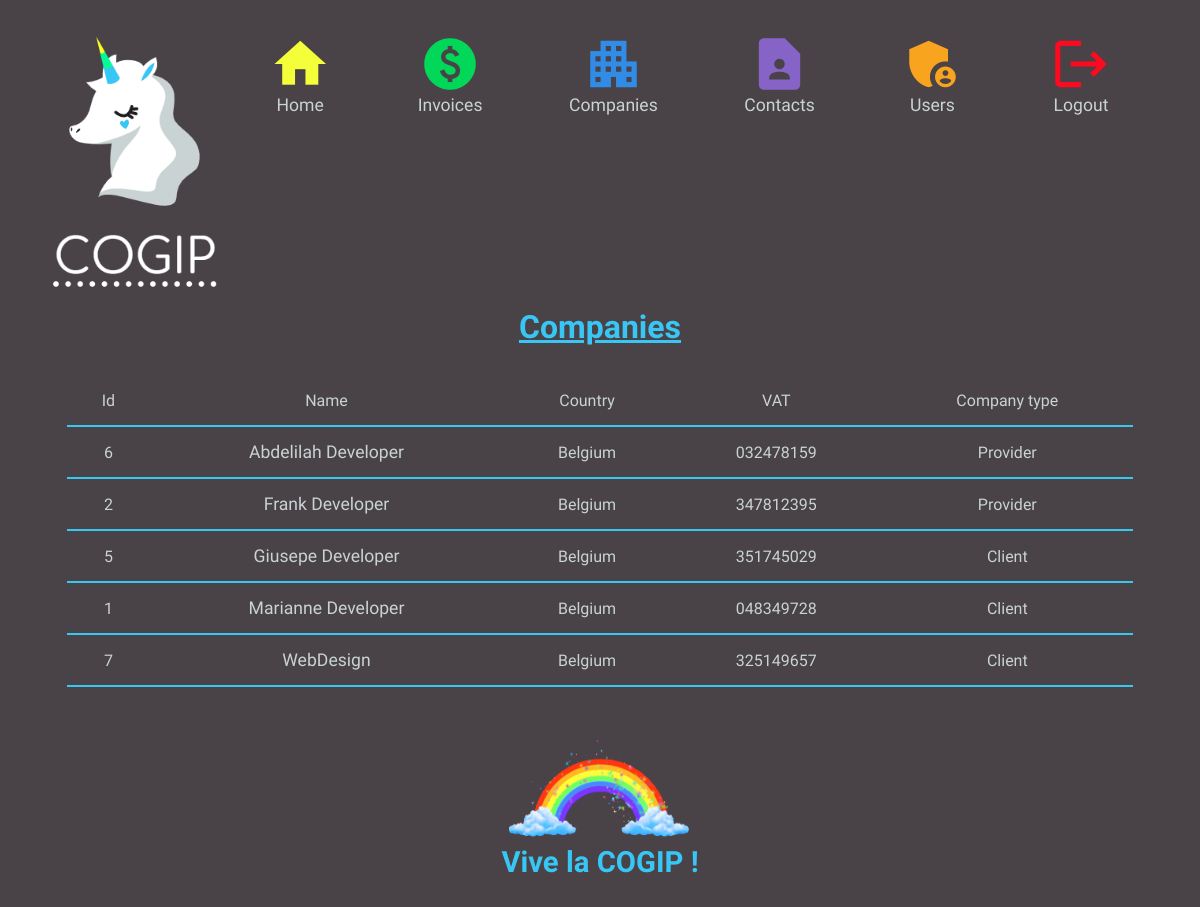
/companies, run on the app's committed database.
### tables this page shows
CREATE TABLE IF NOT EXISTS `company` (
                                           `id` int(11) UNSIGNED NOT NULL,
                                           `name` varchar(45) NOT NULL,
                                           `country` varchar(45) NOT NULL,
                                           `vat` varchar(45) NOT NULL,
                                           `type_id` int(11) NOT NULL
);

### controllers/controller.php (called while the page is built, shortened)
<?php
	class Controller
	{
		public function companyPage()
		{
			$companyModel = new CompanyModel2();
			$companyView = $companyModel->getCompanies();
			include_once "views/companyView.php";
		}
	}

### src/Router/Route.php (called while the page is built, shortened)
<?php
	class Route
	{
		private $path;
		private $callable;
		private $matches = [];
		public function __construct($path, $callable) {
			$this->path = trim($path, '/');
			$this->callable = $callable;
		}
		public function match($url){
			$url = trim($url, '/');
			$path = preg_replace_callback('#:([\w]+)#', [$this, 'paramMatch'], $this->path);
			$regex = "#^$path$#i";
			if(!preg_match($regex, $url, $matches)) {
				return false;
			}
			array_shift($matches);
			$this->matches = $matches;
			return true;
		}
		public function call() {
			if(is_string($this->callable)) {
				$params = explode('#', $this->callable);
				$controller = new $controller();
				return call_user_func_array([$controller, $params[1]], $this->matches);
			} else {
				return call_user_func_array($this->callable, $this->matches);
			}
		}
	}

### src/Router/Router.php (called while the page is built, shortened)
<?php
	require_once 'Route.php';
	class Router
	{
		private $url;
		private $routes = [];
		public function __construct($url) {
			$this->url = $url;
		}
		private function add($path, $callable, $name, $method) {
			$route = new Route($path, $callable);
			$this->routes[$method][] = $route;
			return $route;
		}
		public function run() {
			foreach ($this->routes[$_SERVER['REQUEST_METHOD']] as $route) {
				if($route->match($this->url)) {
					return $route->call();
				}
			}
			throw new RouterException('No matching routes');
		}
	}

### index.php (called while the page is built)
<?php
	require_once 'src/Router/Router.php';
	require_once "controllers/controller.php";
	$router = new Router($_GET['url']);
	$router->get('/', "Controller#dashboard");
	$router->get('/dashboard', "Controller#dashboard");
	$router->get('/logout', "Controller#logout");
	$router->get('/create-person', "Controller#addNewPerson");
	$router->post('/create-person', "Controller#addNewPerson");
	$router->get('/create-invoice', "Controller#addNewInvoice");
	$router->post('/create-invoice', "Controller#addNewInvoice");
	$router->get('/create-company', "Controller#addNewCompany");
	$router->post('/create-company', "Controller#addNewCompany");
	$router->get('/edit_company/:id', "Controller#editCompany")->with('id', '[0-9]+');
	$router->post('/edit_company/:id', "Controller#editCompany")->with('id', '[0-9]+');
	$router->get('/delete_company/:id', "Controller#deleteCompany")->with('id', '[0-9]+');
	$router->post('/delete_company/:id', "Controller#deleteCompany")->with('id', '[0-9]+');
	$router->get('/edit_contact/:id', "Controller#editContact")->with('id', '[0-9]+');
	$router->post('/edit_contact/:id', "Controller#editContact")->with('id', '[0-9]+');
	$router->get('/delete_contact/:id', "Controller#deleteContact")->with('id', '[0-9]+');
	$router->post('/delete_contact/:id', "Controller#deleteContact")->with('id', '[0-9]+');
	$router->get('/companies', "Controller#companyPage");
	$router->get('/companyDetail/:id', "Controller#companyDetailPage")->with('id', '[0-9]+');
	$router->get('/clients', "Controller#clientsPage");
	$router->get('/clientsDetail/:id', "Controller#clientsDetailPage")->with('id', '[0-9]+');
	$router->get('/providers', "Controller#providersPage");
	$router->get('/providersDetail/:id', "Controller#providersDetailPage")->with('id', '[0-9]+');
	$router->get('/people', "Controller#peoplePage");
	$router->get('/peopleDetail/:id', "Controller#peopleDetailPage")->with('id', '[0-9]+');
    $router->get('/login', function() { $controller = new Controller(); $controller->login(); });
    $router->post('/login', function() { include_once "models/Auth/login.php"; });
    $router->get('/users', function() { $controller = new Controller(); $controller->users(); });
    $router->get('/newUser', function() { $controller = new Controller(); $controller->newUser(); });
    $router->post('/newUser', function() { $controller = new Controller(); $controller->newUser(); });
    $router->get('/confirmDelete', function() { $controller = new Controller(); $controller->confirmDeleteUser(); });
    $router->get('/deleteUser', function() { $controller = new Controller(); $controller->deleteUser(); });
    $router->get('/updateUser', function() { $controller = new Controller(); $controller->updateUser(); });
    $router->post('/updateUser', function() { $controller = new Controller(); $controller->updateUser(); });
    $router->get('/invoice', function() { $controller = new Controller(); $controller->invoicesList(); });
    $router->get('/editInvoice', function() { $controller = new Controller(); $controller->editInvoice(); });
    $router->post('/editInvoice', function() { $controller = new Controller(); $controller->editInvoice(); });
    $router->get('/confirmDeleteInvoice', function() { $controller = new Controller(); $controller->confirmDeleteInvoice(); });
    $router->get('/deleteInvoice', function() { $controller = new Controller(); $controller->deleteInvoice(); });
	try {
		$router->run();
	} catch (RouterException $e) {
	    echo $e->getMessage();
	}

### src/Config/Database.php (called while the page is built)
<?php
	class Database
	{
		private $host = 'localhost';
		private $dbname = 'accounting_cogip';
		private $login = 'root';
		private $password = 'root';
		function connect() {
			try {
				$dsn = "mysql:host={$this->host};dbname={$this->dbname};charset=utf8";
				$login = $this->login;
				$password = $this->password;
				$db = new PDO($dsn, $login, $password);
				$db->setAttribute(PDO::ATTR_ERRMODE, PDO::ERRMODE_EXCEPTION);
			}
			catch(Exception $e) {
				die("Error : " . $e->getMessage());
			}
			finally {
				return ($db);
			}
		}
	}

### models/CompanyModel.php (called while the page is built, shortened)
<?php
include_once "src/Config/Database.php";
	class CompanyModel2
	{
		protected $pdo;
        protected $companies;
		public function __construct() {
			$this->db = new Database();
			$this->pdo = $this->db->connect();
		}
        private function selectCompanies(){
            $sql = "SELECT * FROM company ORDER BY name ASC" ;
            $stmt = $this->pdo->prepare($sql);
			$stmt->execute();
			$companies = $stmt->fetchAll();
            $this->companies = $companies;
        }
		public function getCompanies()
		{
            $this->selectCompanies();
            return $this->companies;
		}
	}

### views/companyView.php (the view)
<?php require 'views/parts/header.php'; ?>
<h1> Companies </h1>
<table>
    <tr>
        <td>Id</td>
        <td>Name</td>
        <td>Country</td>
        <td>VAT</td>
        <td>Company type</td>
    </tr>
    <?php
        include_once "models/CompanyModel.php";
        require_once "controllers/controller.php";
        foreach($companyView as $company) {
            echo "<tr>"
                ."<td>" .$company["id"] ."</td>"
                ."<td><a href='companyDetail/" .$company["id"] ."'>" .$company["name"] ."</a></td>"
                ."<td>" .$company["country"] ."</td>"
                ."<td>" .$company["vat"] ."</td>"
                ."<td>";
            if ($company["type_id"] == 1){
                echo "Client";
            }
            else {
                echo "Provider";
            }
            echo "</td></tr>";
        }
    ?>
</table>
<?php require 'views/parts/footer.php'; ?>

### assets/css/style.css (style rules this page uses)
h1,h2 { color: #38c6f4 ; font-family: 'Dosis', sans-serif; text-decoration-line: underline; text-align: center; text-decoration: underline; margin-bottom: 30px; margin-top: 20px; }
html, body { padding-bottom: 1rem; font-family: 'Dosis', sans-serif !important; background-color: #494247 !important; }
a:link, a:hover, a:visited { text-decoration: none; font-size: 110%; display: inline-flex; color: #c9d3d3 ; }
table { border-collapse: collapse; border-spacing: 0; text-align: center; margin: auto; width: 90%; }
table, td, th { color:#c9d3d3 ; }
td,th { padding: 15px; border-bottom: 2px solid #38c6f4; text-align: center; color: #c9d3d3 ; }

### data on the page
company: id "6", name "Abdelilah Developer", country "Belgium", vat "032478159", shows "Provider"
company: id "2", name "Frank Developer", country "Belgium", vat "347812395", shows "Provider"
company: id "5", name "Giusepe Developer", country "Belgium", vat "351745029", shows "Client"
company: id "1", name "Marianne Developer", country "Belgium", vat "048349728", shows "Client"
company: id "7", name "WebDesign", country "Belgium", vat "325149657", shows "Client"
